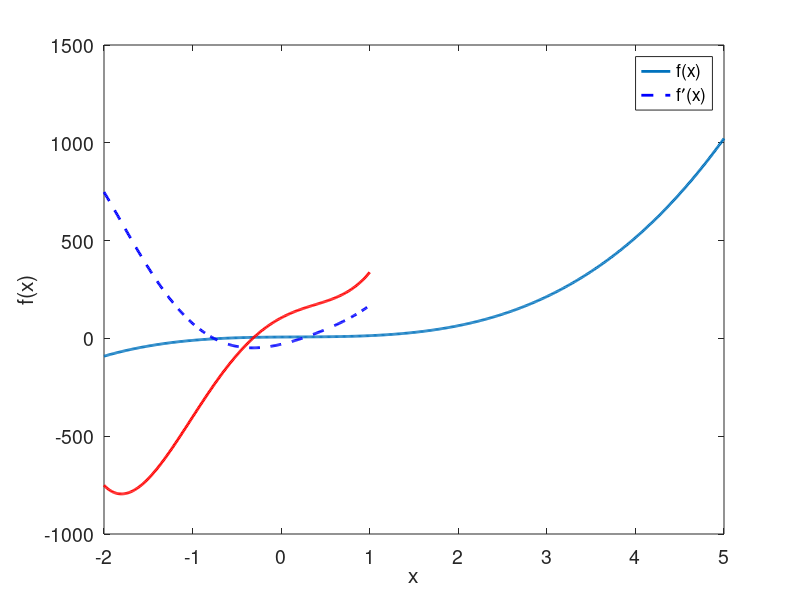

The MATLAB source for this figure: (Note: this script raises an error after producing the figure.)
%%  Value

a = [9 -5 3 7];
x = -2: 0.01: 5;
f = polyval(a, x);

plot(x, f, 'LineWidth', 2);
xlabel('x');
ylabel('f(x)');
set(gca, 'Fontsize', 14);

%%  derivative

a = [5 0 -2 0 1];

polyder(a);
polyval(polyder(a), 7);

%%  ex1

u = [5 -7 5 10];
v = [4 12 -3];
w = conv(u, v);
x = -2: 0.01: 1;
f = polyval(w, x);
a = polyder(w);
y = polyval(a, x);

hold on
plot(x, f, 'b--', 'LineWidth', 2);
plot(x, y, 'r'  , 'LineWidth', 2);
hold off

xlabel('x');
legend('f(x)', 'f\prime(x)');

%%  integral

p = [5 0 -2 0 1];
polyint(p, 3);
polyval(polyint(p, 3), 7);

%%  diff

x = [1 2 5 2 1];
diff(x);

%%  ex2

x = [1 2];
y = [5 7];

slope = diff(y) ./ diff(x);

%%  ex3

for i = 1: 7
    i = i + 1;
    x0 = pi/2;
    x = [x0 x0+h];
    y = [sin(x0) sin(x0+h)];
    h = 0.1^i;
    
    m(i) = diff(y) ./ diff(x);
    disp(m(i));
end

%%

h = 0.5
x = 0: h: 2*pi;
y = sin(x);
w = polyder(y);

disp(w);

%%

x = 0: 0.01: 2*pi;
y = sin(x);
m = diff(y)./ diff(x);

hold on
plot(x, y);
plot(x(1: end-1), m);   % m為間隔 -1
hold off

set(gca, 'XLim', [0, 2*pi]);
set(gca, 'XTick', 0:pi/2:2*pi);
set(gca, 'YTick', [-1, 2]);
set(gca, 'XTickLabel', {'0', '\pi/2', '\pi', '3\pi/2', '2\pi'});
set(gca, 'Fontsize', 12);

xlabel('x');
legend('sin(x)', 'sin\prime(x)');

%%

